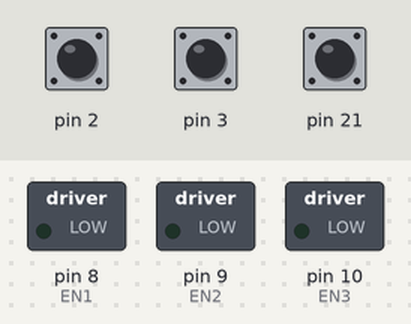
A sketch run on a simulated Arduino Mega 2560, built with avr-gcc and run on an emulated ATmega2560. On the bench: switched loads named in the sketch (green lamp = pin HIGH). Inputs (shaded band) come from the test bench; at power-on: pin 2 HIGH, pin 3 HIGH, pin 21 HIGH. What the sketch prints to the serial monitor is not drawn.

Above: at 0.1 s.
At 2.1 s:
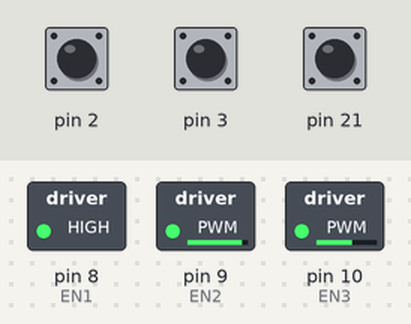
Timing chart, 0 to 3.6 s (numbered marks = the images above):
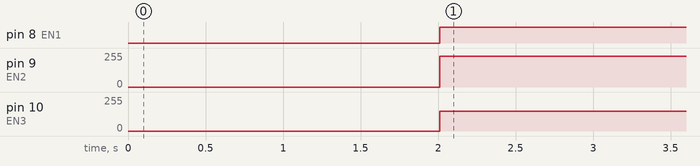

The sketch:

Ch__ng_tr_nh__i_u_khi_n.ino
```cpp
#include<TimerOne.h>


// Motor 1 Encoder Signal
#define Motor1_A 2 // Chan ngat cua Motor 1 - 0
#define Motor1_B 4 // Chan dem xung cua Motor 1

// Motor 2 Encoder Signal
#define Motor2_A 3 // Chan ngat cua Motor 2 - 1
#define Motor2_B 5 // Chan dem xung cua Motor 2

// Motor 3 Encoder Signal
#define Motor3_A 21 // Chan ngat cua Motor 3 - 2
#define Motor3_B 20 // Chan dem xung cua Motor 3

#define EN1 8 // Chan bam xung cho Motor 1 - L298N(1)
#define EN2 9 // Chan bam xung cho Motor 2 - L298N(1)
#define EN3 10 // Chan bam xung cho Motor 3 - L298N(2)

// Dieu huong Motor1
#define IN1_1 30 // Chan IN1 cua L298N(1)
#define IN2_1 31 // cChan IN2 cua L298N(1)

// Dieu huong Motor2
#define IN1_2 32 // Chan IN3 cua L298N(1)
#define IN2_2 33 // Chan IN4 cua L298N(1)

// Dieu huong Motor3
#define IN1_3 34 // Chan IN1 cua L298N(2)
#define IN2_3 35 // Chan IN2 cua L298N(2)

double T;
volatile double xung_1 = 0;
volatile double xung_2 = 0;
volatile double xung_3 = 0;
volatile double E_1,E1_1,E2_1,E_2,E1_2,E2_2,E_3,E1_3,E2_3;
double alpha_1, beta_1, gamma_1, Kp_1, Kd_1, Ki_1;
double alpha_2, beta_2, gamma_2, Kp_2, Kd_2, Ki_2;
double alpha_3, beta_3, gamma_3, Kp_3, Kd_3, Ki_3;
double Output_1, LastOutput_1;
double Output_2, LastOutput_2;
double Output_3, LastOutput_3;
volatile double vitri_1 = 0;
volatile double vitri_2 = 0;
volatile double vitri_3 = 0;
double THE1,THE2,THE3;


void setup()
{
  THE1=40; THE2=20;THE3=20;
  E_1 = 0; E1_1 = 0; E2_1 = 0;
  E_2 = 0; E1_2 = 0; E2_2 = 0;
  E_3 = 0; E1_3 = 0; E2_3 = 0;
  Output_1 = 0; LastOutput_1 = 0;
  Output_2 = 0; LastOutput_2 = 0;
  Output_3 = 0; LastOutput_3 = 0;
  // Thong so PID
  T = 0.01; // Thoi gian lay mau
  Kp_1 = 100; Kd_1 =0; Ki_1 = 0.1;
  Kp_2 = 63; Kd_2 =2; Ki_2 = 0.12;
  Kp_3 = 50; Kd_3 =2; Ki_3 = 0;
  Serial.begin(9600);
  delay(2000);
  attachInterrupt(0, Demxung1, FALLING);
  attachInterrupt(1, Demxung2, FALLING);
  attachInterrupt(2, Demxung3, FALLING);
  Timer1.initialize(10000);
  Timer1.attachInterrupt(PID);

}

void Demxung1()
{
  if(digitalRead(Motor1_B) == LOW)
    xung_1--;
  else
    xung_1++;

}

void Demxung2()
{
  if(digitalRead(Motor2_B) == LOW)
    xung_2++;
  else
    xung_2--;

}

void Demxung3()
{
  if(digitalRead(Motor3_B) == LOW)
    xung_3--;
  else
    xung_3++;

}

void PID()
{
  vitri_1 = ((xung_1*360)/990);
  E_1 = THE1 - vitri_1;
  alpha_1 = 2*T*Kp_1 + Ki_1*T*T + 2*Kd_1;
  beta_1 = T*T*Ki_1 - 4*Kd_1 - 2*T*Kp_1;
  gamma_1 = 2*Kd_1;
  Output_1 = (alpha_1*E_1 + beta_1*E1_1 + gamma_1*E2_1 + 2*T*LastOutput_1)/(2*T);
  LastOutput_1 = Output_1;
  E2_1 = E1_1;
  E1_1 = E_1;
  ///
  vitri_2 = ((xung_2*360)/1237.5);
  E_2 = THE2 - vitri_2;
  alpha_2 = 2*T*Kp_2 + Ki_2*T*T + 2*Kd_2;
  beta_2 = T*T*Ki_2 - 4*Kd_2 - 2*T*Kp_2;
  gamma_2 = 2*Kd_2;
  Output_2 = (alpha_2*E_2 + beta_2*E1_2 + gamma_2*E2_2 + 2*T*LastOutput_2)/(2*T);
  LastOutput_2 = Output_2;
  E2_2 = E1_2;
  E1_2 = E_2;
  ///
  vitri_3 = ((xung_3*360)/990);
  E_3 = THE3 - vitri_3;
  alpha_3 = 2*T*Kp_3 + Ki_3*T*T + 2*Kd_3;
  beta_3 = T*T*Ki_3 - 4*Kd_3 - 2*T*Kp_3;
  gamma_3 = 2*Kd_3;
  Output_3 = (alpha_3*E_3 + beta_3*E1_3 + gamma_3*E2_3 + 2*T*LastOutput_3)/(2*T);
  LastOutput_3 = Output_3;
  E2_3 = E1_3;
  E1_3 = E_3;
  ///
  if(Output_1 > 255)
    Output_1 = 255;

  if(Output_1<-255)
    Output_1 = -255;

  if(Output_1>0)
  {
    analogWrite(EN1, Output_1);
    digitalWrite(IN1_1,LOW);
    digitalWrite(IN2_1,HIGH);
  }
  else if(Output_1 < 0)
  {
    analogWrite(EN1, abs(Output_1));
    digitalWrite(IN1_1, HIGH);
    digitalWrite(IN2_1, LOW);
  }
  else
  {
    analogWrite(EN1,0);
    digitalWrite(IN1_1, LOW);
    digitalWrite(IN2_1, LOW);
  }
  ////
  if(Output_2 > 230)
    Output_2 = 230;

  if(Output_2<-150)
    Output_2 = -150;

  if(Output_2>0)
  {
    analogWrite(EN2, Output_2);
    digitalWrite(IN1_2,HIGH);
    digitalWrite(IN2_2,LOW);
  }
  else if(Output_2 < 0)
  {
    analogWrite(EN2, abs(Output_2));
    digitalWrite(IN1_2, LOW);
    digitalWrite(IN2_2, HIGH);
  }
  else
  {
    analogWrite(EN2,0);
    digitalWrite(IN1_2, LOW);
    digitalWrite(IN2_2, LOW);
  }
  ///----------------------------------------------
 if(Output_3 > 150)
    Output_3 = 150;

  if(Output_3<-150)
    Output_3 = -150;

  if(Output_3>0)
  {
    analogWrite(EN3, Output_3);
    digitalWrite(IN1_3,HIGH);
    digitalWrite(IN2_3,LOW);
  }
  else if(Output_3 < 0)
  {
    analogWrite(EN3, abs(Output_3));
    digitalWrite(IN1_3, LOW);
    digitalWrite(IN2_3, HIGH);
  }
  else
  {
    analogWrite(EN3,0);
    digitalWrite(IN1_3, LOW);
    digitalWrite(IN2_3, LOW);
  }
}


void loop()
{
  int i;
  for(i=0;i<10;i++)
    delay(10);
  Serial.println(vitri_3);
}
```

Measured:
- by itself, pin 8 (EN1): LOW → HIGH at 2.0 s
- by itself, pin 9 (EN2): 0/255 → 230/255 at 2.0 s
- by itself, pin 10 (EN3): 0/255 → 150/255 at 2.0 s
